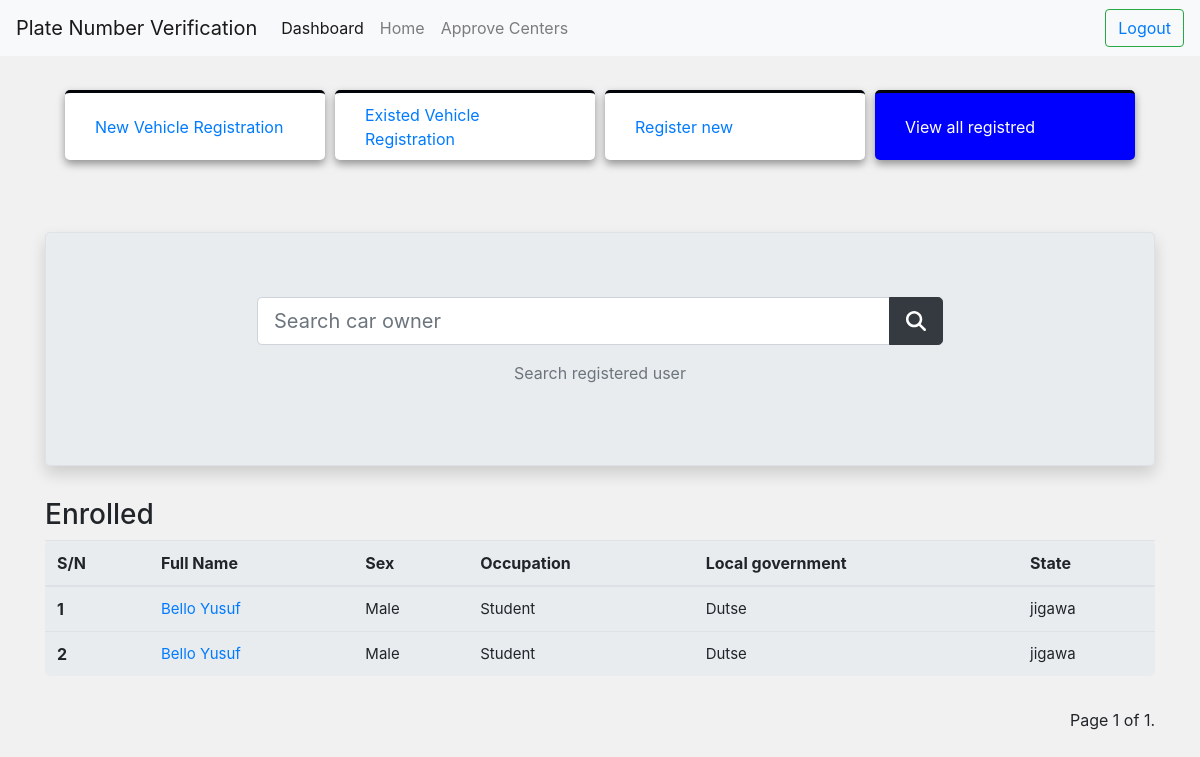
The page /owner-list/ (signed in) on the database as committed earlier.
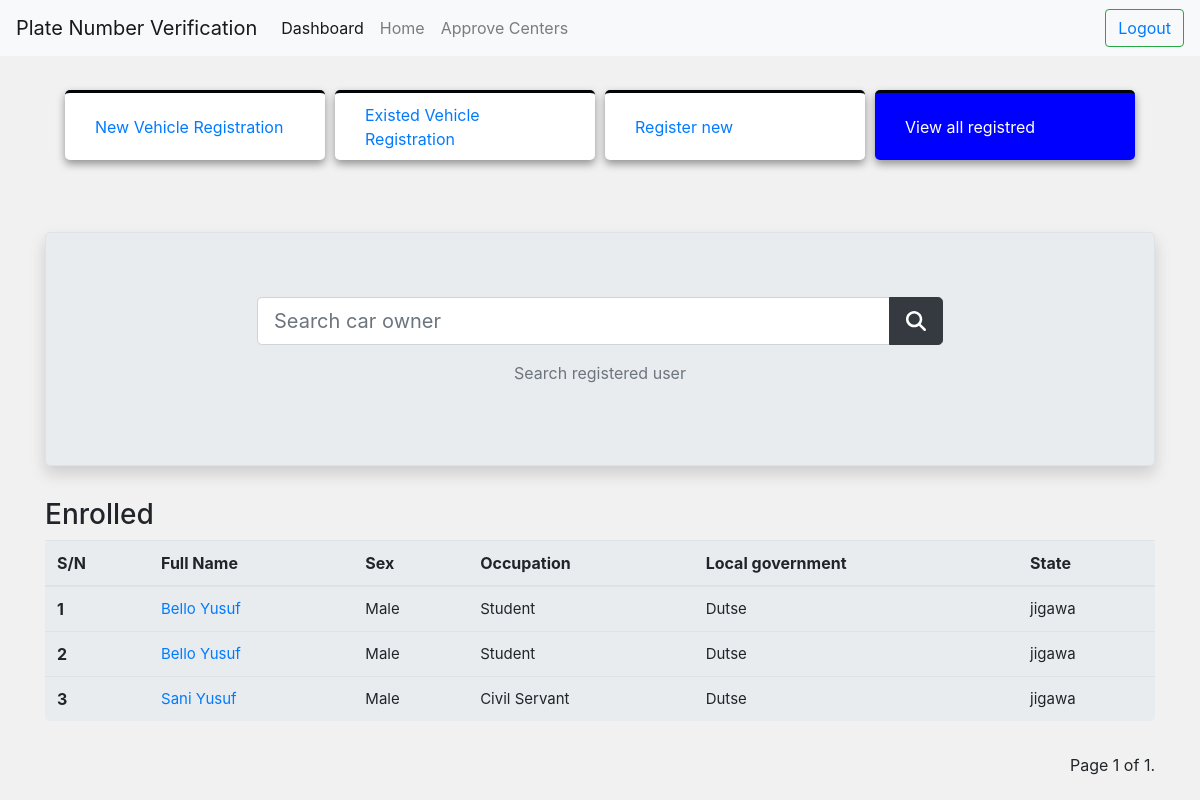
The same page on the database as committed later.
### owners/models.py (models this page shows, shortened)
class TimeModels(models.Model):
    created = models.DateTimeField(auto_now=False, auto_now_add=True)
    updated = models.DateTimeField(auto_now=True, auto_now_add=False)
    class Meta:
        abstract = True

class Owner(TimeModels):
    SEX_TYPE = (
        ("Male", "Male"),
        ("Female", "Female"),
    )
    MARITAL_STATUS = (
        ("Single", "Single"),
        ("Married", "Married"),
        ("Divorced", "Divorced"),
    )
    OCCUPATION = (
        ("Student", "Student"),
        ("Civil Servant", "Civil Servant"),
        ("Business", "Business"),
    )
    full_name = models.CharField(max_length=20)
    sex = models.CharField(choices=SEX_TYPE ,max_length=50)
    marital_status = models.CharField(choices=MARITAL_STATUS ,max_length=50)
    occupation = models.CharField(choices=OCCUPATION, max_length=50)
    date_of_birth = models.DateField(auto_now=False, auto_now_add=False, help_text="Date of Birth Format 2000-11-25")
    phone = models.CharField(max_length=20)
    email = models.EmailField(max_length=254)
    residential_address = models.CharField(max_length=50)
    state = models.CharField(max_length=15)
    local_government = models.CharField(("Local government"), max_length=50)
    nationality = models.CharField(max_length=15)
    class Meta:
        verbose_name = 'Owner'
        verbose_name_plural = 'Owners'

### owners/views.py (the view)
# urls.py: path("owner-list/", OwnerRegistrationListViews.as_view(), name="owner-list"),
class OwnerRegistrationListViews(LoginRequiredMixin, ListView):
    model = Owner
    paginate_by = 10
    context_object_name = "owners"
    template_name = "content/list.html"

### owners/templates/content/list.html (shortened to what this page needs)
{% extends "base.html" %}
{% load static %}
{% block content  %}
{% include "include/header.html" %}
<div class="jumbotron border shadow">
    <div class="row">
        <div class="col-md-8 offset-2">
            <form action="/search/owner">
               <div class="input-group">
                    <input type="text" name="query" placeholder="Search car owner" required
                    class="form-control form-control-lg">
                    <div class="input-group-append">
                      <button class="btn btn-dark btn-lg"> <span> <i class="fa fa-search"></i></span></button>
                    </div>
               </div>
              </form>
              <p style="text-align: center;">
                <span class="text-muted">Search registered user</span>
              </p>
        </div>
    </div>
 </div>
<table class="table jumbotron">
    <h3>Enrolled </h3>
    <thead>
      <tr>
        <th scope="col">S/N</th>
        <th scope="col">Full Name</th>
        <th scope="col">Sex</th>
        <th scope="col">Occupation</th>
        <th scope="col">Local government</th>
        <th scope="col">State</th>
      </tr>
    </thead>
    <tbody>
      {% for owner in owners %}
        <tr>
          <th>{{ owner.id }}</th>
          <td>
            <a href="{% url 'owner-update' owner.id %}">{{ owner.full_name }}</a>
          </td>
          <td>{{ owner.sex }}</td>
          <td>{{ owner.occupation }}</td>
          <td>{{ owner.local_government }}</td>
          <td>{{ owner.state }}</td>
        </tr>
      {% endfor %}
    </tbody>
  </table>
  {% include "include/pagination.html" %}
{% endblock content  %}

Rows that differ between the two databases and show on the page:
added Owner: id "3", full_name "Sani Yusuf", sex "Male", occupation "Civil Servant", local_government "Dutse", state "jigawa"
